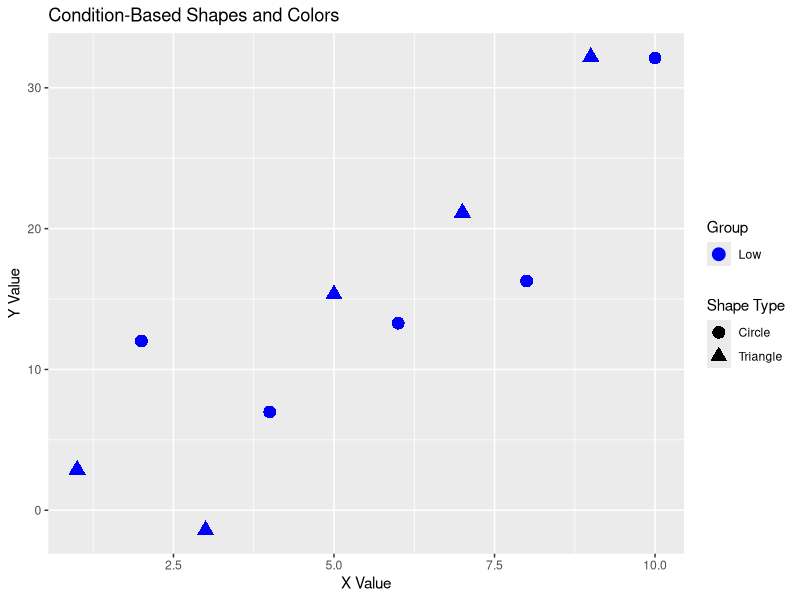

Reproduce this figure in R.
library(ggplot2)
library(dplyr)
df <- data.frame(
  x = 1:10,
  y = (1:10)^1.5 + rnorm(10, 0, 5)
)
df <- df %>%
  mutate(
    group = ifelse(y > 50, "High", "Low"),      # Condition: y > 50 for High, else Low
    shape_type = ifelse(x %% 2 == 0, "Circle", "Triangle")  # Condition: even x for Circle, odd x for Triangle
  )
p <- ggplot(df, aes(x = x, y = y, color = group, shape = shape_type)) +
  geom_point(size = 4) +
  scale_color_manual(values = c("High" = "red", "Low" = "blue")) +  # Custom colors
  scale_shape_manual(values = c("Circle" = 16, "Triangle" = 17)) +  # Circle (16), Triangle (17)
  labs(title = "Condition-Based Shapes and Colors",
       x = "X Value",
       y = "Y Value",
       color = "Group",
       shape = "Shape Type") 
print(p)
